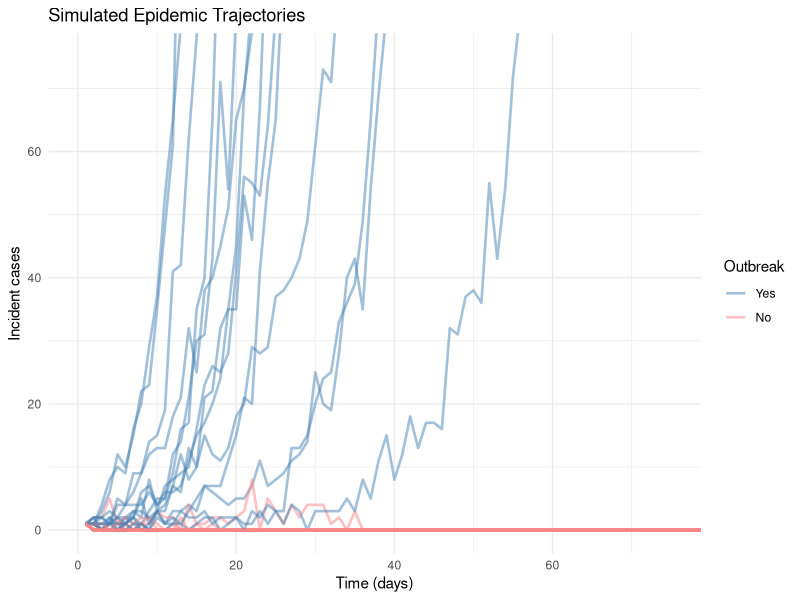

Source code (R):
# Plot to visualise minor vs major outbreaks 

set.seed(42)

# Parameters
R_range <- c(1, 2)
T <- 200  # Total time steps
w <- c(0.2, 0.3, 0.3, 0.1, 0.1)
S <- length(w)
n_plot <- 100       # Fewer simulations for plotting
threshold <- 200    # Outbreak threshold

# Storage
sim_mat <- matrix(0, nrow = n_plot, ncol = T)
outbreak_flag <- numeric(n_plot)

# Simulations
for (sim in 1:n_plot) {
  R_sim <- runif(1, min = R_range[1], max = R_range[2])
  I <- numeric(T)
  I[1] <- 1
  
  for (t in 2:T) {
    lambda <- sum(w[1:min(t - 1, S)] * I[(t - 1):(t - min(t - 1, S) + 1)])
    I[t] <- rpois(1, R_sim * lambda)
  }
  
  sim_mat[sim, ] <- I
  outbreak_flag[sim] <- as.integer(sum(I) > threshold)
}

library(ggplot2)
library(reshape2)

# Convert to long format for ggplot
df <- as.data.frame(sim_mat)
df$sim_id <- 1:n_plot
df$outbreak <- factor(outbreak_flag)
df$outbreak <- factor(outbreak_flag, levels = c(1, 0), labels = c("Yes", "No"))

df_long <- melt(df, id.vars = c("sim_id", "outbreak"))
df_long$time <- as.integer(gsub("V", "", df_long$variable))

# Plot
ggplot(df_long, aes(x = time, y = value, group = sim_id, colour = outbreak)) +
  geom_line(alpha = 0.5, size = 0.9) +
  coord_cartesian(ylim = c(0, 75), xlim = c(0,75)) +
  labs(
    title = "Simulated Epidemic Trajectories",
    x = "Time (days)",
    y = "Incident cases",
    colour = "Outbreak"
  ) +
  scale_colour_manual(values = c("No" = "#fc8383", "Yes" = "steelblue"))+
  theme_minimal()
